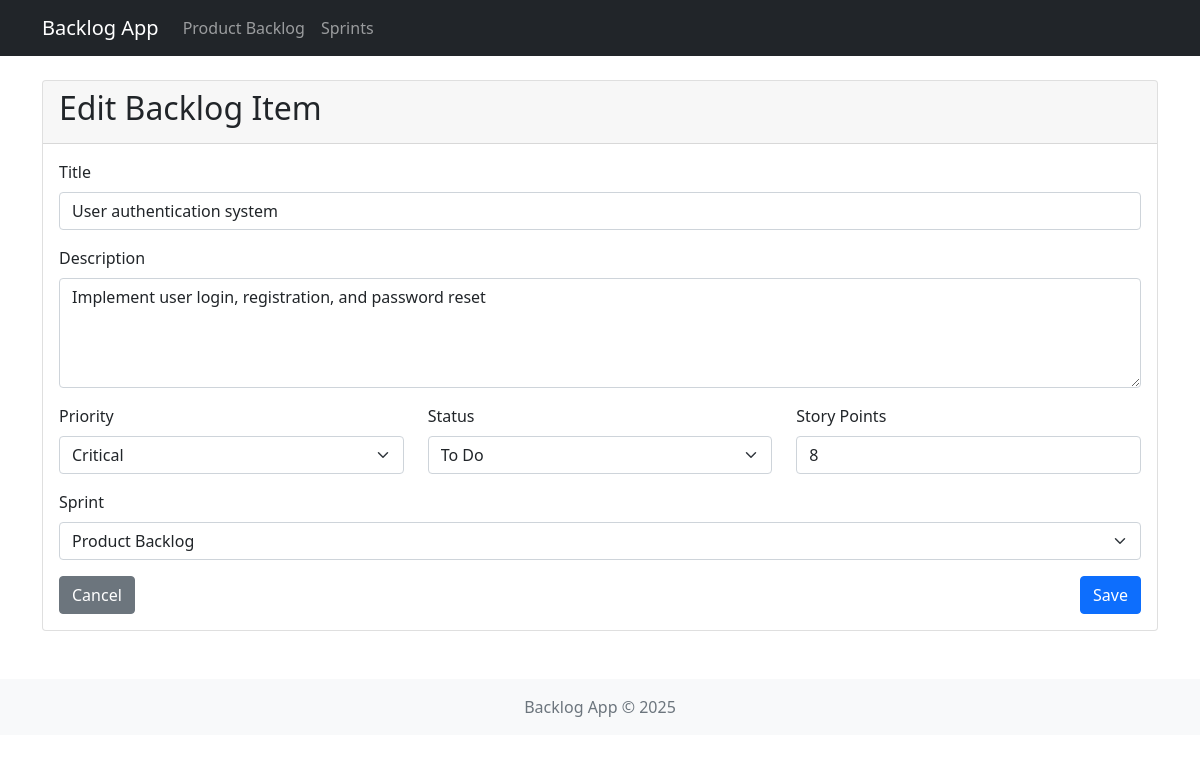
Page /backlog-item/1/edit on the committed database.
### app/models.py (models this page shows, shortened)
class BacklogItem(db.Model):
    id = db.Column(db.Integer, primary_key=True)
    title = db.Column(db.String(100), nullable=False)
    description = db.Column(db.Text, nullable=True)
    status = db.Column(db.String(20), default='To Do')  # To Do, In Progress, Done
    priority = db.Column(db.Integer, default=3)  # 1 (Highest) to 5 (Lowest)
    story_points = db.Column(db.Integer, nullable=True)
    created_at = db.Column(db.DateTime, default=datetime.utcnow)
    updated_at = db.Column(db.DateTime, default=datetime.utcnow, onupdate=datetime.utcnow)
    sprint_id = db.Column(db.Integer, db.ForeignKey('sprint.id'), nullable=True)

### app/routes.py (the view, shortened to what this page needs)
@main_bp.route('/backlog-item/<int:item_id>/edit', methods=['GET', 'POST'])
def edit_backlog_item(item_id):
    item = BacklogItem.query.get_or_404(item_id)
    form = BacklogItemForm(obj=item)
    sprints = Sprint.query.order_by(Sprint.name).all()
    form.sprint_id.choices = [(0, 'Product Backlog')] + [(s.id, s.name) for s in sprints]
    return render_template('edit_item.html', form=form, item=item, title='Edit Backlog Item')

### app/forms.py
class BacklogItemForm(FlaskForm):
    title = StringField('Title', validators=[DataRequired()])
    description = TextAreaField('Description', validators=[Optional()])
    status = SelectField('Status', choices=[
        ('To Do', 'To Do'),
        ('In Progress', 'In Progress'),
        ('Done', 'Done')
    ])
    priority = SelectField('Priority', choices=[
        (1, 'Critical'),
        (2, 'High'),
        (3, 'Medium'),
        (4, 'Low'),
        (5, 'Optional')
    ], coerce=int)
    story_points = IntegerField('Story Points', validators=[Optional(), NumberRange(min=0, max=100)])
    sprint_id = SelectField('Sprint', validators=[Optional()], coerce=int)
    submit = SubmitField('Save')

### app/routes.py (called while the page is built)
@main_bp.context_processor
def inject_now():
    return {'now': datetime.utcnow()}

### app/templates/edit_item.html (shortened to what this page needs)
{% extends "base.html" %}
{% block content %}
<div class="card">
    <div class="card-header">
        <h2>Edit Backlog Item</h2>
    </div>
    <div class="card-body">
        <form method="post">
            <div class="mb-3">
                {{ form.title.label(class="form-label") }}
                {{ form.title(class="form-control") }}
            </div>
            <div class="mb-3">
                {{ form.description.label(class="form-label") }}
                {{ form.description(class="form-control", rows=4) }}
            </div>
            <div class="row">
                <div class="col-md-4 mb-3">
                    {{ form.priority.label(class="form-label") }}
                    {{ form.priority(class="form-select") }}
                </div>
                <div class="col-md-4 mb-3">
                    {{ form.status.label(class="form-label") }}
                    {{ form.status(class="form-select") }}
                </div>
                <div class="col-md-4 mb-3">
                    {{ form.story_points.label(class="form-label") }}
                    {{ form.story_points(class="form-control") }}
                </div>
            </div>
            <div class="mb-3">
                {{ form.sprint_id.label(class="form-label") }}
                {{ form.sprint_id(class="form-select") }}
            </div>
            <div class="d-flex justify-content-between">
                {% if item.sprint_id %}
                    <a href="{{ url_for('main.sprint_backlog', sprint_id=item.sprint_id) }}" class="btn btn-secondary">Cancel</a>
                {% else %}
                    <a href="{{ url_for('main.product_backlog') }}" class="btn btn-secondary">Cancel</a>
                {% endif %}
                {{ form.submit(class="btn btn-primary") }}
            </div>
        </form>
    </div>
</div>
{% endblock %}

### rows in the picture
BacklogItem: title "User authentication system", description "Implement user login, registration, and password reset", priority "Critical", status "To Do", story_points "8", sprint_id "Product Backlog"
